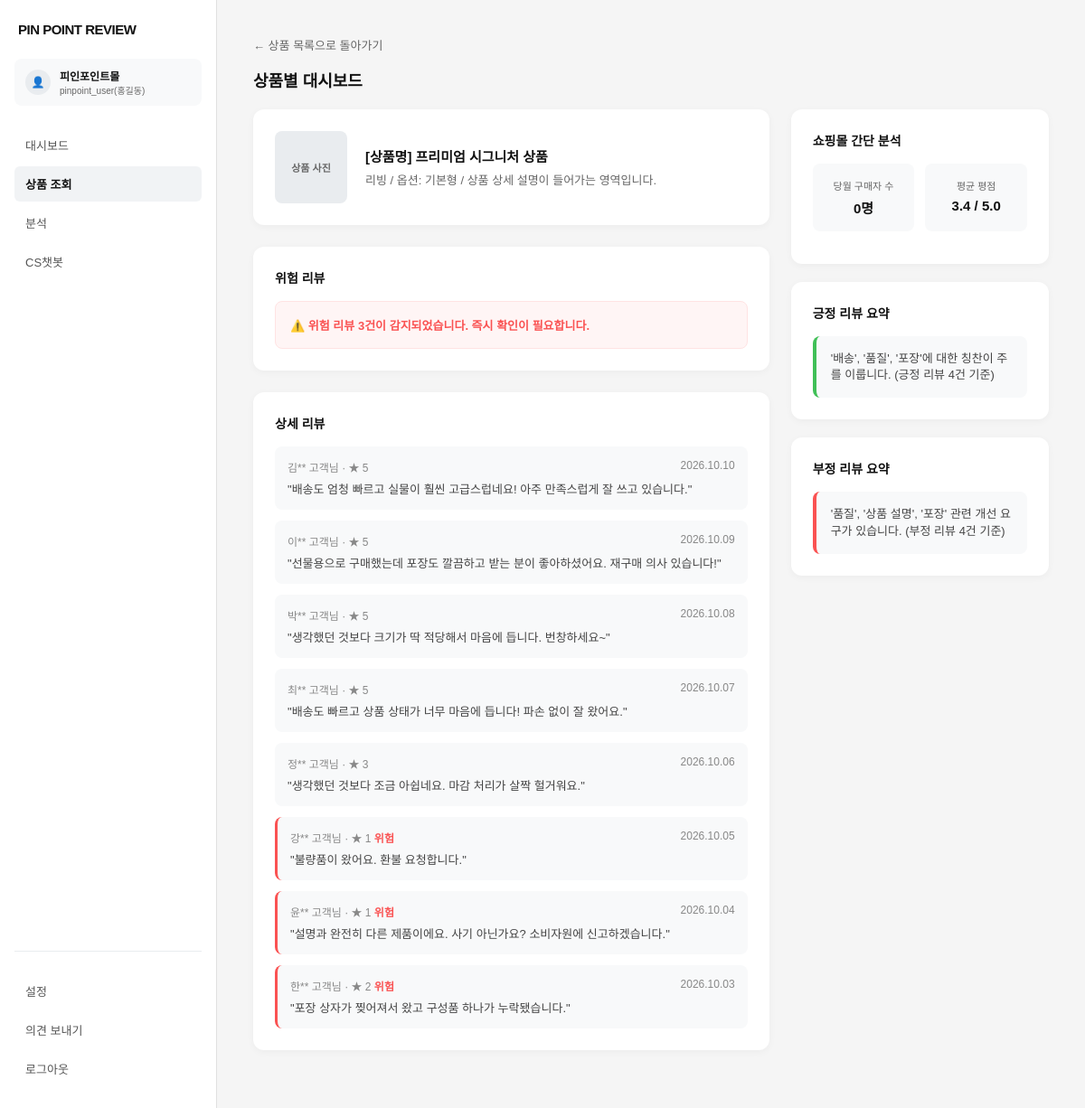
The app's page /products/1 (signed in) with its own data.
### tables this page shows
CREATE TABLE users (
    id            INTEGER PRIMARY KEY AUTOINCREMENT,
    name          TEXT NOT NULL,
    userid        TEXT NOT NULL UNIQUE,
    password_hash TEXT NOT NULL,
    shop_name     TEXT NOT NULL,
    business_num  TEXT NOT NULL,
    created_at    TEXT NOT NULL DEFAULT (datetime('now', 'localtime'))
);

CREATE TABLE products (
    id          INTEGER PRIMARY KEY AUTOINCREMENT,
    user_id     INTEGER NOT NULL REFERENCES users(id) ON DELETE CASCADE,
    name        TEXT NOT NULL,
    category    TEXT,
    description TEXT,
    image_url   TEXT
, positive_summary TEXT, negative_summary TEXT);

CREATE TABLE reviews (
    id         INTEGER PRIMARY KEY AUTOINCREMENT,
    product_id INTEGER NOT NULL REFERENCES products(id) ON DELETE CASCADE,
    author     TEXT NOT NULL,
    content    TEXT NOT NULL,
    rating     INTEGER NOT NULL CHECK (rating BETWEEN 1 AND 5),
    is_risky   INTEGER NOT NULL DEFAULT 0,
    created_at TEXT NOT NULL DEFAULT (datetime('now', 'localtime'))
);

### backend/main.py (the view)
@app.get("/products/{product_id}", name="product_dashboard", response_class=HTMLResponse)
def product_dashboard(request: Request,
                      product_id: int,
                      user=Depends(login_required),
                      db: sqlite3.Connection = Depends(get_db)):
    product = db.execute(
        "SELECT * FROM products WHERE id = ? AND user_id = ?", (product_id, user["id"])
    ).fetchone()
    if product is None:
        raise HTTPException(status_code=404)
    reviews = db.execute(
        "SELECT * FROM reviews WHERE product_id = ? ORDER BY created_at DESC", (product_id,)
    ).fetchall()
    avg_rating = sum(r["rating"] for r in reviews) / len(reviews) if reviews else 0.0
    risky_count = sum(1 for r in reviews if r["is_risky"])
    month = datetime.now().strftime("%Y-%m")
    stat = db.execute(
        "SELECT buyers FROM product_stats WHERE product_id = ? AND month = ?", (product_id, month)
    ).fetchone()
    auto_positive, auto_negative = summarize_reviews(reviews)
    return render(request, "productdashboard.html", active_menu="products",
                  product=product, reviews=reviews, risky_count=risky_count,
                  avg_rating=avg_rating, monthly_buyers=stat["buyers"] if stat else 0,
                  positive_summary=product["positive_summary"] or auto_positive,
                  negative_summary=product["negative_summary"] or auto_negative)

### backend/templates/productdashboard.html (shortened to what this page needs)
<!DOCTYPE html>
<html lang="ko">
<head>
</head>
<body>
    {% include '_sidebar.html' %}
    <main class="main-content">
        <div id="page-product-detail" class="page-view active">
            <a class="back-btn" href="{{ url_for('products') }}">&larr; 상품 목록으로 돌아가기</a>
            <h1 class="page-title" style="margin-bottom: 20px;">상품별 대시보드</h1>
            <div class="dashboard-layout">
                <div>
                    <div class="card">
                        <div class="product-header-card">
                            <div class="product-header-img">{% if product.image_url %}<img src="{{ product.image_url }}" alt="{{ product.name }}" style="width:100%;height:100%;object-fit:cover;border-radius:inherit;">{% else %}상품 사진{% endif %}</div>
                            <div class="product-info">
                                <div class="product-name">{{ product.name }}</div>
                                <div class="product-desc">{{ product.category }} / {{ product.description }}</div>
                            </div>
                        </div>
                    </div>
                    <div class="card">
                        <div class="card-title">위험 리뷰</div>
                        <div class="alert-box">
                            {% if risky_count > 0 %}
                            ⚠️ 위험 리뷰 {{ risky_count }}건이 감지되었습니다. 즉시 확인이 필요합니다.
                            {% else %}
                            ✅ 감지된 위험 리뷰가 없습니다.
                            {% endif %}
                        </div>
                    </div>
                    <div class="card">
                        <div class="card-title">상세 리뷰</div>
                        <div class="review-list">
                            {% for review in reviews %}
                            <div class="review-item"{% if review.is_risky %} style="border-left:3px solid #FA5252;"{% endif %}>
                                <div style="display:flex;justify-content:space-between;margin-bottom:6px;font-size:12px;color:#888888;">
                                    <span>{{ review.author|mask_name }} 고객님 · ★ {{ review.rating }}{% if review.is_risky %} <b style="color:#FA5252;">위험</b>{% endif %}</span>
                                    <span>{{ review.created_at|dotdate }}</span>
                                </div>
                                "{{ review.content }}"
                            </div>
                            {% else %}
                            <div class="review-item">아직 등록된 리뷰가 없습니다.</div>
                            {% endfor %}
                        </div>
                    </div>
                </div>
                <div class="analytics-sidebar">
                    <div class="card" style="margin-bottom: 0;">
                        <div class="card-title">쇼핑몰 간단 분석</div>
                        <div class="stat-grid" style="margin-bottom: 12px;">
                            <div class="stat-box">
                                <div class="stat-label">당월 구매자 수</div>
                                <div class="stat-value">{{ "{:,}".format(monthly_buyers) }}명</div>
                            </div>
                            <div class="stat-box">
                                <div class="stat-label">평균 평점</div>
                                <div class="stat-value">{{ "%.1f"|format(avg_rating) }} / 5.0</div>
                            </div>
                        </div>
                    </div>
                    <div class="card" style="margin-bottom: 0;">
                        <div class="card-title">긍정 리뷰 요약</div>
                        <div class="summary-box positive">
                            {{ positive_summary }}
                        </div>
                    </div>
                    <div class="card" style="margin-bottom: 0;">
                        <div class="card-title">부정 리뷰 요약</div>
                        <div class="summary-box negative">
                            {{ negative_summary }}
                        </div>
                    </div>
                </div>
            </div>
        </div>
    </main>
</body>
</html>

### backend/templates/_sidebar.html
    <aside class="sidebar">
        <div class="sidebar-top">
            <div class="logo">PIN POINT REVIEW</div>
            <div class="user-profile">
                <div class="profile-icon">👤</div>
                <div class="profile-info">
                    <div class="shop-name">{{ current_user.shop_name }}</div>
                    <div class="user-email">{{ current_user.userid }}({{ current_user.name }})</div>
                </div>
            </div>
            <ul class="menu-list">
                <li class="menu-item {{ 'active' if active_menu == 'dashboard' }}"><a href="{{ url_for('dashboard') }}">대시보드</a></li>
                <li class="menu-item {{ 'active' if active_menu == 'products' }}"><a href="{{ url_for('products') }}">상품 조회</a></li>
                <li class="menu-item"><a href="#">분석</a></li>
                <li class="menu-item"><a href="#">CS챗봇</a></li>
            </ul>
        </div>
        <div class="sidebar-bottom">
            <ul class="menu-list">
                <li class="menu-item {{ 'active' if active_menu == 'settings' }}"><a href="{{ url_for('settings') }}">설정</a></li>
                <li class="menu-item {{ 'active' if active_menu == 'feedback' }}"><a href="{{ url_for('feedback') }}">의견 보내기</a></li>
                <li class="menu-item"><a href="{{ url_for('logout') }}">로그아웃</a></li>
            </ul>
        </div>
    </aside>

### backend/templates/productdashboard.html (style rules this page uses)
* { box-sizing: border-box; margin: 0; padding: 0; font-family: 'Apple SD Gothic Neo', 'Noto Sans KR', sans-serif; }
body { background-color: #F5F5F5; display: flex; height: 100vh; color: #333333; overflow: hidden; }
.sidebar { width: 240px; background-color: #ffffff; border-right: 1px solid #E0E0E0; display: flex; flex-direction: column; justify-content: space-between; padding: 24px 16px; flex-shrink: 0; }
.sidebar-top { display: flex; flex-direction: column; gap: 16px; }
.logo { font-size: 15px; font-weight: 800; color: #111111; padding-left: 4px; letter-spacing: -0.5px; margin-bottom: 8px; }
.user-profile { display: flex; align-items: center; gap: 10px; padding: 10px 12px; background-color: #F8F9FA; border-radius: 8px; }
.profile-icon { width: 28px; height: 28px; background-color: #E9ECEF; border-radius: 50%; display: flex; align-items: center; justify-content: center; font-size: 12px; }
.profile-info .shop-name { font-size: 12px; font-weight: 700; color: #111111; }
.profile-info .user-email { font-size: 10px; color: #666666; }
.menu-list { list-style: none; display: flex; flex-direction: column; gap: 4px; margin-top: 8px; }
.menu-item a { display: block; padding: 10px 12px; font-size: 13px; color: #555555; text-decoration: none; border-radius: 6px; transition: all 0.2s; cursor: pointer; }
.menu-item.active a, .menu-item a:hover { background-color: #F1F3F5; color: #111111; font-weight: 600; }
.sidebar-bottom { display: flex; flex-direction: column; gap: 4px; border-top: 1px solid #E9ECEF; padding-top: 16px; }
.main-content { flex: 1; padding: 40px; overflow-y: auto; }
.page-view { display: none; }
.page-view.active { display: block; }
.page-title { font-size: 18px; font-weight: 700; color: #111111; }
.product-info { display: flex; flex-direction: column; gap: 6px; }
.product-name { font-size: 15px; font-weight: 700; color: #111111; }
.product-desc { font-size: 13px; color: #666666; }
.back-btn { font-size: 13px; color: #666666; text-decoration: none; display: inline-flex; align-items: center; gap: 4px; margin-bottom: 16px; cursor: pointer; }
.dashboard-layout { display: grid; grid-template-columns: 2fr 1fr; gap: 24px; }
.card { background-color: #ffffff; border-radius: 12px; padding: 24px; box-shadow: 0 2px 8px rgba(0, 0, 0, 0.04); margin-bottom: 24px; }
.card-title { font-size: 14px; font-weight: 700; margin-bottom: 16px; color: #111111; }
.product-header-card { display: flex; gap: 20px; align-items: center; }
.product-header-img { width: 80px; height: 80px; background-color: #E9ECEF; border-radius: 8px; display: flex; align-items: center; justify-content: center; font-size: 11px; color: #666666; flex-shrink: 0; font-weight: 600; }
.alert-box { background-color: #FFF5F5; border: 1px solid #FFE3E3; border-radius: 8px; padding: 16px; color: #FA5252; font-size: 13px; font-weight: 600; }
.review-list { display: flex; flex-direction: column; gap: 12px; }
.review-item { padding: 14px; background-color: #F8F9FA; border-radius: 8px; font-size: 13px; color: #444444; }
.analytics-sidebar { display: flex; flex-direction: column; gap: 20px; }
.stat-grid { display: grid; grid-template-columns: 1fr 1fr; gap: 12px; }
.stat-box { background-color: #F8F9FA; padding: 16px 12px; border-radius: 8px; text-align: center; }
.stat-label { font-size: 11px; color: #666666; margin-bottom: 6px; }
.stat-value { font-size: 15px; font-weight: 700; color: #111111; }
.summary-box { background-color: #F8F9FA; padding: 16px; border-radius: 8px; font-size: 13px; color: #444444; line-height: 1.4; }
.summary-box.positive { border-left: 4px solid #40C057; }
.summary-box.negative { border-left: 4px solid #FA5252; }

### records on screen
users: shop_name "피인포인트몰", userid "pinpoint_user", name "홍길동"
products: name "[상품명] 프리미엄 시그니처 상품", category "리빙", description "옵션: 기본형 / 상품 상세 설명이 들어가는 영역입니다."
reviews: author|mask_name "김**", rating "5", created_at|dotdate "2026.10.10", content "배송도 엄청 빠르고 실물이 훨씬 고급스럽네요! 아주 만족스럽게 잘 쓰고 있습니다."
reviews: author|mask_name "이**", rating "5", created_at|dotdate "2026.10.09", content "선물용으로 구매했는데 포장도 깔끔하고 받는 분이 좋아하셨어요. 재구매 의사 있습니다!"
reviews: author|mask_name "박**", rating "5", created_at|dotdate "2026.10.08", content "생각했던 것보다 크기가 딱 적당해서 마음에 듭니다. 번창하세요~"
reviews: author|mask_name "최**", rating "5", created_at|dotdate "2026.10.07", content "배송도 빠르고 상품 상태가 너무 마음에 듭니다! 파손 없이 잘 왔어요."
reviews: author|mask_name "정**", rating "3", created_at|dotdate "2026.10.06", content "생각했던 것보다 조금 아쉽네요. 마감 처리가 살짝 헐거워요."
reviews: author|mask_name "강**", rating "1", is_risky "위험", created_at|dotdate "2026.10.05", content "불량품이 왔어요. 환불 요청합니다."
reviews: author|mask_name "윤**", rating "1", is_risky "위험", created_at|dotdate "2026.10.04", content "설명과 완전히 다른 제품이에요. 사기 아닌가요? 소비자원에 신고하겠습니다."
reviews: author|mask_name "한**", rating "2", is_risky "위험", created_at|dotdate "2026.10.03", content "포장 상자가 찢어져서 왔고 구성품 하나가 누락됐습니다."

### other values on screen
{{ risky_count }} "3"
{{ "{:,}".format(monthly_buyers) }} "0"
{{ "%.1f"|format(avg_rating) }} "3.4"
{{ positive_summary }} "'배송', '품질', '포장'에 대한 칭찬이 주를 이룹니다. (긍정 리뷰 4건 기준)"
{{ negative_summary }} "'품질', '상품 설명', '포장' 관련 개선 요구가 있습니다. (부정 리뷰 4건 기준)"
